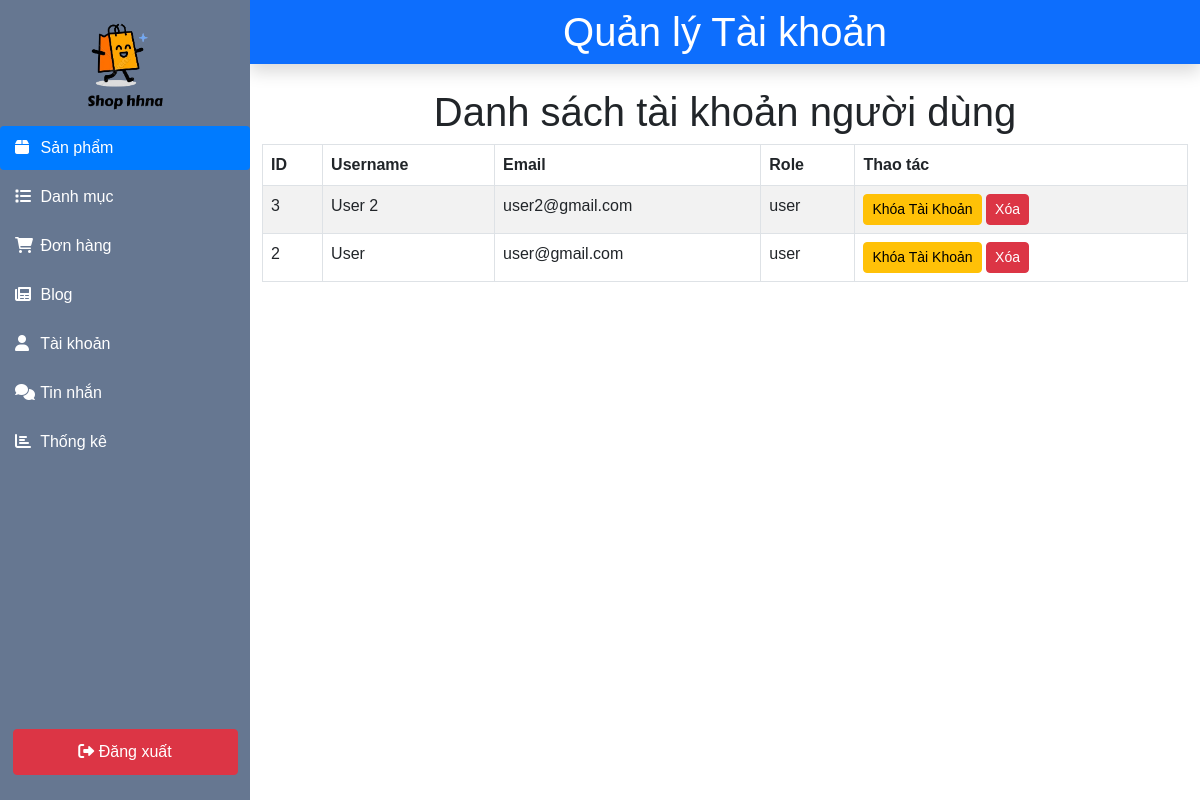
The app's page /admin/admin_accounts.php (signed in) with its own data.
### tables this page shows
CREATE TABLE `users` (
  `user_id` int(11) NOT NULL,
  `username` varchar(255) NOT NULL,
  `password` varchar(255) NOT NULL,
  `email` varchar(255) NOT NULL,
  `role` varchar(100) NOT NULL DEFAULT 'user',
  `status` int(11) NOT NULL DEFAULT 1,
  `created_at` timestamp NOT NULL DEFAULT current_timestamp()
);

### admin/admin_accounts.php (the view, shortened to what this page needs)
<?php
include '../database/DBController.php';
?>
<!DOCTYPE html>
<html lang="en">
<head>
    <link rel="stylesheet" href="https://cdnjs.cloudflare.com/ajax/libs/font-awesome/6.0.0/css/all.min.css">
    <link href="https://cdn.jsdelivr.net/npm/bootstrap@5.3.0/dist/css/bootstrap.min.css" rel="stylesheet">
    <link rel="stylesheet" href="css/admin_style.css">
</head>
<body>
    <div class="d-flex">
        <?php include 'admin_navbar.php'; ?>
        <div class="manage-container">
            <div class="bg-primary text-white text-center py-2 mb-4 shadow">
                <h1 class="mb-0">Quản lý Tài khoản</h1>
            </div>
            <section class="show-users">
                <div class="container">
                    <h1 class="text-center">Danh sách tài khoản người dùng</h1>
                    <table class="table table-striped table-bordered">
                        <thead>
                            <tr>
                                <th>ID</th>
                                <th>Username</th>
                                <th>Email</th>
                                <th>Role</th>
                                <th>Thao tác</th>
                            </tr>
                        </thead>
                        <tbody>
                            <?php
                            $select_users = mysqli_query($conn, "SELECT * FROM `users` where role ='user' ORDER BY user_id DESC") or die('Query failed');
                            if (mysqli_num_rows($select_users) > 0) {
                                while ($user = mysqli_fetch_assoc($select_users)) {
                            ?>
                                    <tr>
                                        <td><?php echo $user['user_id']; ?></td>
                                        <td><?php echo $user['username']; ?></td>
                                        <td><?php echo $user['email']; ?></td>
                                        <td>
                                            <?php echo $user['role']; ?>
                                        </td>
                                        <td>
                                            <?php if ($user['status'] == 1) { ?>
                                                <a href="admin_accounts.php?block=<?php echo $user['user_id']; ?>" class="btn btn-warning btn-sm" onclick="return confirm('Bạn có chắc chắn muốn khóa tài khoản này?');">Khóa Tài Khoản</a>
                                            <?php } else { ?>
                                                <a href="admin_accounts.php?un_block=<?php echo $user['user_id']; ?>" class="btn btn-success btn-sm" onclick="return confirm('Bạn có chắc chắn muốn mở khóa tài khoản này?');">Mở Khóa Tài Khoản</a>
                                            <?php } ?>
                                            <a href="admin_accounts.php?delete=<?php echo $user['user_id']; ?>" class="btn btn-danger btn-sm" onclick="return confirm('Bạn có chắc chắn muốn xóa tài khoản này?');">Xóa</a>
                                        </td>
                                    </tr>
                            <?php
                                }
                            } else {
                                echo '<tr><td colspan="5" class="text-center">Chưa có tài khoản nào.</td></tr>';
                            }
                            ?>
                        </tbody>
                    </table>
                </div>
            </section>
        </div>
    </div>
</body>
</html>

### admin/admin_style.css (style rules this page uses)
* { margin: 0; padding: 0; box-sizing: border-box; }
body { margin: 0; font-family: Arial, sans-serif; }
.manage-container { width: calc(100% - 250px); }

### records on screen
users: user_id "3", username "User 2", email "user2@gmail.com", role "user"
users: user_id "2", username "User", email "user@gmail.com", role "user"
